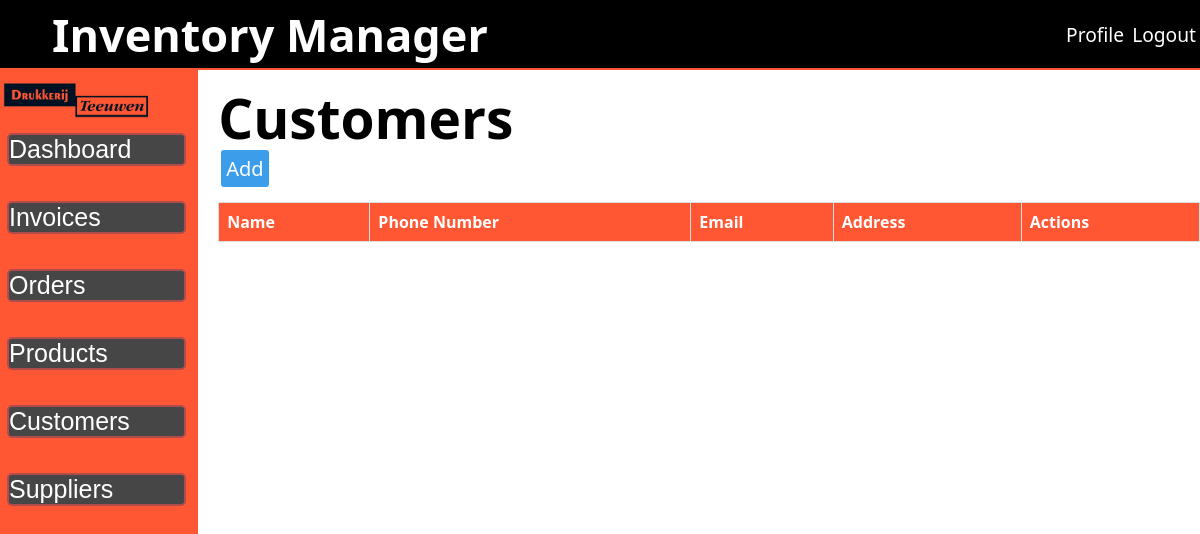
Page /public/customers.php (signed in) on the earlier database version.
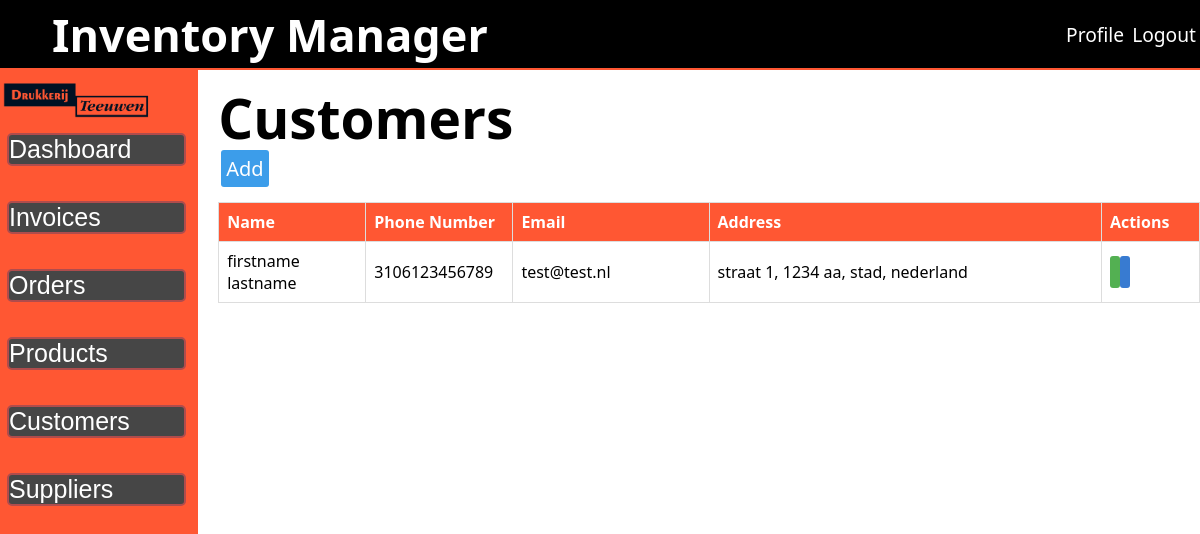
Same page on the later database version.
### tables this page shows
CREATE TABLE `customers` (
  `id` int(11) NOT NULL,
  `first_name` varchar(90) NOT NULL,
  `last_name` varchar(90) NOT NULL,
  `company_name` varchar(60) NOT NULL,
  `number` varchar(15) NOT NULL,
  `email` varchar(200) NOT NULL,
  `street` varchar(90) NOT NULL,
  `postcode` varchar(8) NOT NULL,
  `city` varchar(90) NOT NULL,
  `country` varchar(60) NOT NULL
);

### public/customers.php (the view, shortened to what this page needs)
<?php
require_once '../src/inc/session_check.php';
$sql = "SELECT * FROM `customers`  \n" . "ORDER BY `customers`.`last_name` ASC;";
$result = $con->query($sql);
?>
<h1>Customers</h1>
<a class="new-data" href="insertCustomers.php">Add</a>
<div class="table-container">
    <table aria-describedby="">
        <thead>
            <tr>
                <th>Name</th>
                <th>Phone Number</th>
                <th>Email</th>
                <th>Address</th>
                <th>Actions</th>
            </tr>
</thead>
        <?php while ($rows = $result->fetch_assoc()) { ?>
            <tbody>
                <tr>
                    <td id="cust-name">
                        <?php echo $rows['first_name'] . ' ' . $rows['last_name']; ?>
                    </td>
                    <td id="cust-num">
                        <?php echo $rows['number']; ?>
                    </td>
                    <td id="cust-mail">
                        <?php echo $rows['email']; ?>
                    </td>
                    <td id="cust-addr">
                        <?php echo $rows['street'] . ', ' .
                            $rows['postcode'] . ', ' .
                            $rows['city'] . ', ' .
                            $rows['country']; ?>
                    </td>
                    <td id="cust-act">
                        <a class="edit-data" href="editcustomers.php?id=<?php echo $rows['id']; ?>">
                        </a>
                        <a class="view-data" href="view-customer.php?id=<?php echo $rows['id']; ?>">
                        </a>
                    </td>
                </tr>
            </tbody>
        <?php } ?>
    </table>
</div>

Differences in the rows shown:
added customers: first_name "firstname", last_name "lastname", number "3106123456789", email "test@test.nl", street "straat 1", postcode "1234 aa", city "stad", country "nederland"
